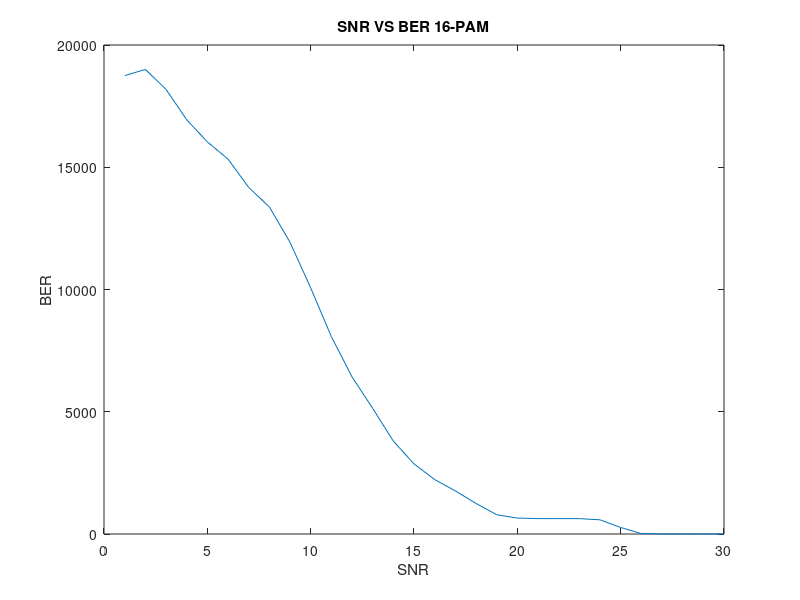

The MATLAB source for this figure:
clc
clear
close all

%Transmitter
M = 16; % Number of symbols
Pulse_Width = 1; % Duration of one pulse = 1 sec
Sampling_Frequency = 100; % 100 samples/sec
t = 1/Sampling_Frequency:1/Sampling_Frequency:Pulse_Width;
Num_Of_bits_In_Symbol = log2(M); % Finding the number of bits/symbol
msg_signal = randi([0 1],1,Num_Of_bits_In_Symbol*10000);% generating a random sequence of bits
temp = transpose(reshape(msg_signal,Num_Of_bits_In_Symbol,length(msg_signal)/Num_Of_bits_In_Symbol));
Modulated_msg_signal = bi2de(temp,'left-msb'); %convert the binary number in a symbol to decimal
Transmitted_Signal = Modulated_msg_signal.* ones(1,length(t));
Transmitted_Signal = Transmitted_Signal' ; 
Transmitted_Signal = Transmitted_Signal(:)';
%Channel
SNR = zeros(1,30);
BER = zeros(1,30);
for j = 1:30
SNR(j)=j;
Noisy_Signal= awgn(Transmitted_Signal, j,'measured'); % add AWGN on signal
figure(1);
%subplot(2,1,1);

% stem(msg_signal(1:200));
% title('Randomly Generated Symbols')

% plot(Transmitted_Signal(1:Sampling_Frequency*Pulse_Width*50));
% title('Transmitted Signal 16-PAM'); xlabel('Time(s)'); ylabel('m(t)');

%subplot(2,1,2);
% plot(Noisy_Signal(1:Sampling_Frequency*Pulse_Width*50));
% title('Channel Signal   SNR = 30'); xlabel('Time(s)'); ylabel('r(t)');

%Receiver
Filtered_Signal = zeros(1, length(Modulated_msg_signal));
% Passing the signal through a matched filter
for i = 1 : Sampling_Frequency*Pulse_Width : length(Noisy_Signal)
    Pulse = Noisy_Signal(i:i+Sampling_Frequency*Pulse_Width -1); 
    FilteringPulse = conv(fliplr(Pulse),Pulse); % convolve the pulse with its inverted version
    Filtered_Signal(ceil(i/ (Sampling_Frequency*Pulse_Width) )) = sqrt(FilteringPulse(length(Pulse)) / (Sampling_Frequency*Pulse_Width)); % getting the peak of convolution at time = T.
end
Rounded_Filtered_Signal = round(Filtered_Signal); %rounding the amplitude of the signal to obtain the modulated signal again.
Rounded_Filtered_Signal(Rounded_Filtered_Signal>M-1)=M-1; % replace any greater amplitude than M-1 by M-1
% figure(2)
% subplot(3,1,1);
% stem(Modulated_msg_signal(1:40));
% title('Random Generated Symbols 16-PAM');
% subplot(3,1,2);
% stem(Filtered_Signal(1:40));
% title('Received  Symbols 16-PAM');
% subplot(3,1,3);
% stem(Rounded_Filtered_Signal(1:40));
% title('Demodulated Symbols 16-PAM');
Received_Bits =  de2bi(Rounded_Filtered_Signal, Num_Of_bits_In_Symbol ,'left-msb'); % Converting the decimal number to binary to get the intial random generated symbols.
Received_Bits = Received_Bits' ; 
Received_Bits = Received_Bits(:)';
BER(j) = sum(xor(msg_signal,Received_Bits)); % Calculating the BER
end
plot(SNR,BER); title('SNR VS BER 16-PAM');xlabel('SNR'), ylabel('BER'); %Plotting the SNR VS BER graph
	
